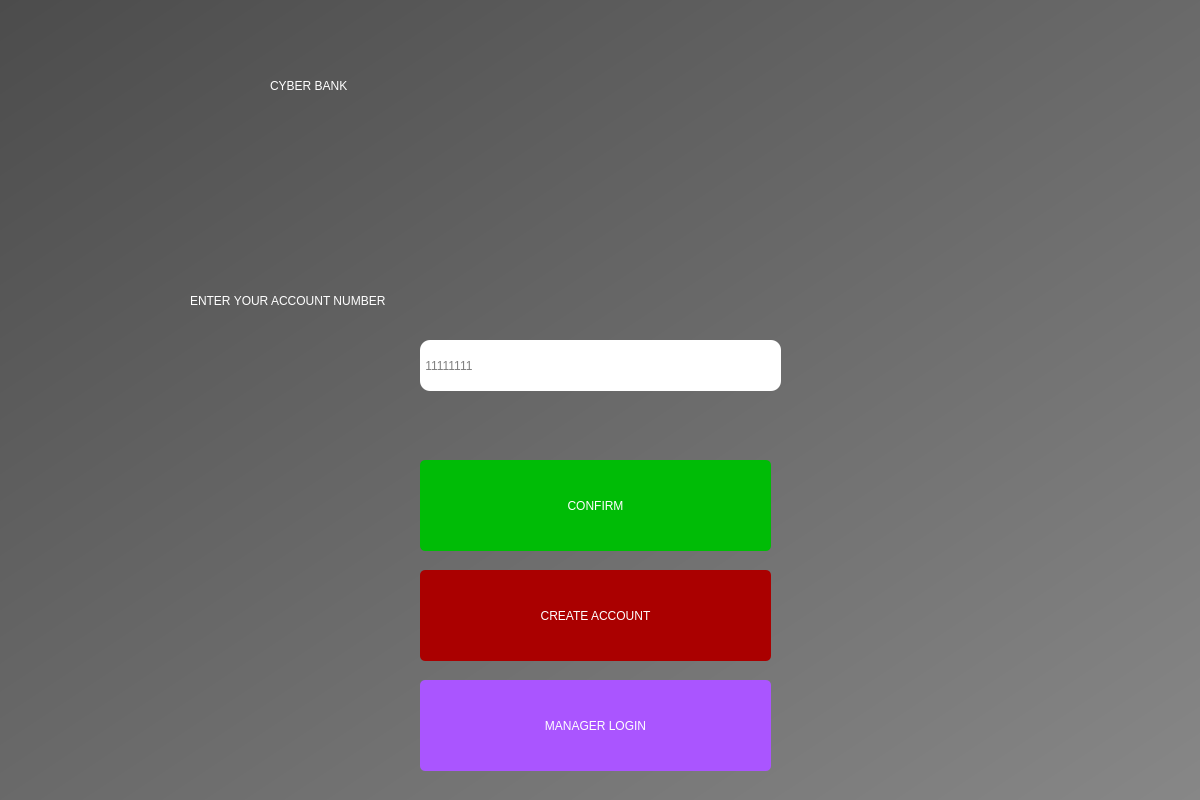
<?xml version="1.0" encoding="UTF-8"?>
<ui version="4.0">
 <class>Dialog</class>
 <widget class="QDialog" name="Dialog">
  <property name="geometry">
   <rect>
    <x>0</x>
    <y>0</y>
    <width>1200</width>
    <height>800</height>
   </rect>
  </property>
  <property name="windowTitle">
   <string>Cyber Bank</string>
  </property>
  <widget class="QWidget" name="bgwidget" native="true">
   <property name="geometry">
    <rect>
     <x>0</x>
     <y>0</y>
     <width>1200</width>
     <height>800</height>
    </rect>
   </property>
   <property name="styleSheet">
    <string notr="true">QWidget#bgwidget{
background-color:qlineargradient(spread:pad, x1:0, y1:0, x2:1, y2:1, stop:0 rgba(76, 76, 76, 255), stop:1 rgba(135, 135, 135, 255))
}</string>
   </property>
   <widget class="QLabel" name="label">
    <property name="geometry">
     <rect>
      <x>270</x>
      <y>30</y>
      <width>651</width>
      <height>111</height>
     </rect>
    </property>
    <property name="styleSheet">
     <string notr="true">font: 100pt &quot;Impact&quot;;
color: rgb(255, 255, 255);</string>
    </property>
    <property name="text">
     <string>CYBER BANK</string>
    </property>
   </widget>
   <widget class="QLabel" name="label_2">
    <property name="geometry">
     <rect>
      <x>190</x>
      <y>270</y>
      <width>841</width>
      <height>61</height>
     </rect>
    </property>
    <property name="styleSheet">
     <string notr="true">font: 600 40pt &quot;Poppins SemiBold&quot;;
color:white</string>
    </property>
    <property name="text">
     <string>ENTER YOUR ACCOUNT NUMBER</string>
    </property>
   </widget>
   <widget class="QLineEdit" name="lineEdit">
    <property name="geometry">
     <rect>
      <x>420</x>
      <y>340</y>
      <width>361</width>
      <height>51</height>
     </rect>
    </property>
    <property name="styleSheet">
     <string notr="true">border-radius:10px;
font: 500 18pt &quot;Poppins Medium&quot;;</string>
    </property>
    <property name="echoMode">
     <enum>QLineEdit::Normal</enum>
    </property>
    <property name="placeholderText">
     <string> 11111111</string>
    </property>
   </widget>
   <widget class="QPushButton" name="confirm">
    <property name="geometry">
     <rect>
      <x>420</x>
      <y>460</y>
      <width>351</width>
      <height>91</height>
     </rect>
    </property>
    <property name="styleSheet">
     <string notr="true">border-radius:5px;
background-color:rgb(0, 188, 6);
font: 700 25pt &quot;Segoe UI&quot;;
color:white</string>
    </property>
    <property name="text">
     <string>CONFIRM</string>
    </property>
   </widget>
   <widget class="QPushButton" name="create_account">
    <property name="geometry">
     <rect>
      <x>420</x>
      <y>570</y>
      <width>351</width>
      <height>91</height>
     </rect>
    </property>
    <property name="styleSheet">
     <string notr="true">border-radius:5px;
font: 700 25pt &quot;Segoe UI&quot;;
background-color:rgb(170, 0, 0);
color: white;</string>
    </property>
    <property name="text">
     <string>CREATE ACCOUNT</string>
    </property>
   </widget>
   <widget class="QLabel" name="blank_label">
    <property name="geometry">
     <rect>
      <x>290</x>
      <y>400</y>
      <width>571</width>
      <height>41</height>
     </rect>
    </property>
    <property name="styleSheet">
     <string notr="true">font: 700 24pt &quot;Vazir&quot;;
color: rgb(170, 0, 0)</string>
    </property>
    <property name="text">
     <string/>
    </property>
   </widget>
   <widget class="QPushButton" name="manager_login">
    <property name="geometry">
     <rect>
      <x>420</x>
      <y>680</y>
      <width>351</width>
      <height>91</height>
     </rect>
    </property>
    <property name="styleSheet">
     <string notr="true">border-radius:5px;
font: 700 25pt &quot;Segoe UI&quot;;
background-color:rgb(170, 85, 255);
color: white;
</string>
    </property>
    <property name="text">
     <string>MANAGER LOGIN</string>
    </property>
   </widget>
  </widget>
 </widget>
 <resources/>
 <connections/>
</ui>
